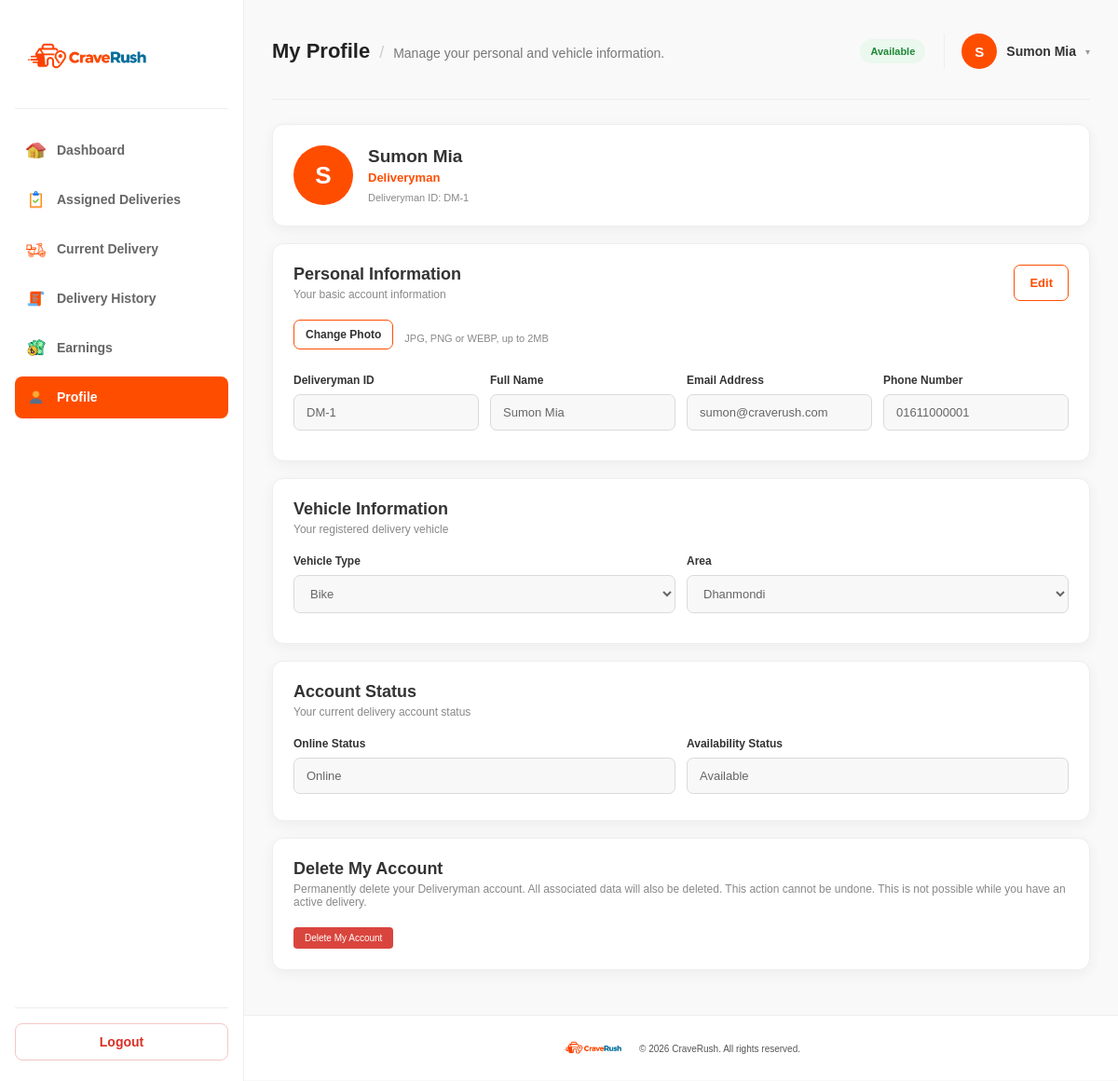
The app's page /views/deliveryman/profile.php (signed in) with its own data.
### tables this page shows
CREATE TABLE Deliveryman (
    Deliveryman_ID       INT PRIMARY KEY AUTO_INCREMENT,
    Name                 VARCHAR(100) NOT NULL,
    Phone_Number         VARCHAR(20)  NOT NULL,
    Email                VARCHAR(150) NOT NULL UNIQUE,
    Password             VARCHAR(255) NOT NULL,    
    Vehicle_Type         VARCHAR(50)  NOT NULL,    
    Area_ID              INT NOT NULL,
    Online_Status        VARCHAR(20)  NOT NULL,    
    Availability_Status  VARCHAR(20)  NOT NULL,    
    Profile_Image_Path   VARCHAR(255) NULL,        

    CONSTRAINT FK_Deliveryman_Area
        FOREIGN KEY (Area_ID)
        REFERENCES Area(Area_ID)
);

CREATE TABLE Area (
    Area_ID   INT PRIMARY KEY AUTO_INCREMENT,
    Area_Name VARCHAR(100) NOT NULL
);

### controllers/deliveryman_controller.php (called while the page is built, shortened)
<?php
require_once __DIR__ . "/../models/deliveryman_model.php";
$deliverymanId = (int) $_SESSION["deliveryman_id"];
$deliveryman = getDeliverymanById($deliverymanId);
$currentPage = basename($_SERVER["PHP_SELF"]);
if ($currentPage == "dashboard.php")
{
    $totalDeliveries = 0;
    $completedDeliveries = 0;
    $activeDeliveries = 0;
    $totalEarnings = 0;
    $stats = getDeliverymanStats($deliverymanId);
    if ($stats)
    {
        $totalDeliveries = $stats["total_deliveries"] ?? 0;
        $completedDeliveries = $stats["completed_deliveries"] ?? 0;
        $activeDeliveries = $stats["active_deliveries"] ?? 0;
        $totalEarnings = $stats["total_earnings"] ?? 0;
    }
    $activeOrder = getActiveOrderSummary($deliverymanId);
}
else if ($currentPage == "history.php")
{
    $deliveryHistory = getDeliveryHistory($deliverymanId);
}
else if ($currentPage == "profile.php")
{
    $areas = getDeliverymanAreas();
}
?>

### models/deliveryman_model.php (called while the page is built, shortened)
<?php
require_once __DIR__ . "/../config/config.php";
function getDeliverymanById($deliverymanId)
{
    global $conn;
    $stmt = mysqli_prepare(
        $conn,
        "SELECT d.Deliveryman_ID AS deliveryman_id,
        d.Name AS name,
        d.Phone_Number AS phone_number,
        d.Email AS email,
        d.Vehicle_Type AS vehicle_type,
        d.Area_ID AS area_id,
        d.Online_Status AS online_status,
        d.Availability_Status AS availability_status,
        d.Profile_Image_Path AS profile_image,
        a.Area_Name AS area_name
        FROM Deliveryman d
        JOIN Area a ON d.Area_ID = a.Area_ID
        WHERE d.Deliveryman_ID = ?"
    );
    mysqli_stmt_bind_param($stmt, "i", $deliverymanId);
    mysqli_stmt_execute($stmt);
    $result = mysqli_stmt_get_result($stmt);
    $deliveryman = mysqli_fetch_assoc($result);
    return $deliveryman;
}
function getDeliverymanAreas()
{
    global $conn;
    $areas = mysqli_query(
        $conn,
        "SELECT Area_ID AS area_id,
        Area_Name AS area_name
        FROM Area
        ORDER BY Area_Name ASC"
    );
    return $areas;
}

### views/deliveryman/profile.php (the view, shortened to what this page needs)
<?php
require_once __DIR__ . "/../../controllers/deliveryman_controller.php";
?>
<!DOCTYPE html>
<html lang="en">
<head>
  <link rel="stylesheet" href="../../assets/css/deliveryman.css?v=6">
</head>
<body>
  <?php require __DIR__ . "/partials/sidebar.php"; ?>
  <main class="main-content">
    <?php
      $pageTitle = "My Profile";
      $pageSubtitle = "Manage your personal and vehicle information.";
      $badgeClass = ($deliveryman["availability_status"] == "Available") ? "green" : "orange";
      $headerExtra = '<span class="status-badge ' . $badgeClass . '">' . htmlspecialchars($deliveryman["availability_status"]) . '</span>';
      require __DIR__ . "/partials/header.php";
    ?>
    <section class="profile-header-card">
      <?php if (!empty($deliveryman["profile_image"])) : ?>
        <div class="profile-avatar">
          <img src="../../<?= htmlspecialchars($deliveryman["profile_image"]) ?>" alt="<?= htmlspecialchars($deliveryman["name"]) ?>">
        </div>
      <?php else : ?>
        <div class="profile-avatar">
          <?= htmlspecialchars(strtoupper(substr($deliveryman["name"], 0, 1))) ?>
        </div>
      <?php endif; ?>
      <div>
        <h2><?= htmlspecialchars($deliveryman["name"]) ?></h2>
        <p>Deliveryman</p>
        <span>Deliveryman ID: DM-<?= (int) $deliveryman["deliveryman_id"] ?></span>
      </div>
    </section>
    <form class="profile-form" id="profileForm" method="post" action="<?= htmlspecialchars($_SERVER["PHP_SELF"]) ?>" enctype="multipart/form-data">
      <section class="content-card">
        <div class="card-heading">
          <div>
            <h2>Personal Information</h2>
            <p>Your basic account information</p>
          </div>
          <button type="button" class="small-btn" id="editProfileBtn">Edit</button>
        </div>
        <div class="field profile-avatar-upload" style="margin-bottom: 18px;">
          <label for="profilePicture">Change Photo</label>
          <span class="file-chosen">JPG, PNG or WEBP, up to 2MB</span>
        </div>
        <div class="form-grid">
          <div class="field">
            <label for="profileId">Deliveryman ID</label>
            <input type="text" id="profileId" value="DM-<?= (int) $deliveryman["deliveryman_id"] ?>" readonly>
          </div>
          <div class="field">
            <label for="profileName">Full Name</label>
            <input type="text" id="profileName" name="name" value="<?= htmlspecialchars($deliveryman["name"]) ?>" readonly>
          </div>
          <div class="field">
            <label for="profileEmail">Email Address</label>
            <input type="email" id="profileEmail" name="email" value="<?= htmlspecialchars($deliveryman["email"]) ?>" readonly>
          </div>
          <div class="field">
            <label for="profilePhone">Phone Number</label>
            <input type="text" id="profilePhone" name="phone_number" value="<?= htmlspecialchars($deliveryman["phone_number"]) ?>" readonly>
          </div>
        </div>
      </section>
      <section class="content-card">
        <div class="card-heading">
          <div>
            <h2>Vehicle Information</h2>
            <p>Your registered delivery vehicle</p>
          </div>
        </div>
        <div class="form-grid">
          <div class="field">
            <label for="vehicleType">Vehicle Type</label>
            <select id="vehicleType" name="vehicle_type" disabled>
                <option value="Bike" <?= ($deliveryman["vehicle_type"] == "Bike") ? "selected" : "" ?>>
                Bike
                </option>
            </select>
           </div>
          <div class="field">
            <label for="deliveryArea">Area</label>
            <select id="deliveryArea" name="area_id" disabled>
              <?php while ($area = mysqli_fetch_assoc($areas)): ?>
              <option value="<?= (int) $area["area_id"] ?>" <?= ($deliveryman["area_id"] == $area["area_id"]) ? "selected" : "" ?>>
                <?= htmlspecialchars($area["area_name"]) ?>
              </option>
              <?php endwhile; ?>
            </select>
          </div>
        </div>
      </section>
      <section class="content-card">
        <div class="card-heading">
          <div>
            <h2>Account Status</h2>
            <p>Your current delivery account status</p>
          </div>
        </div>
        <div class="form-grid">
          <div class="field">
            <label for="profileOnlineStatus">Online Status</label>
            <input type="text" id="profileOnlineStatus" value="<?= htmlspecialchars($deliveryman["online_status"]) ?>" readonly>
          </div>
          <div class="field">
            <label for="profileAvailabilityStatus">Availability Status</label>
            <input type="text" id="profileAvailabilityStatus" value="<?= htmlspecialchars($deliveryman["availability_status"]) ?>" readonly>
          </div>
        </div>
      </section>
    </form>
    <section class="content-card">
      <div class="card-heading">
        <div>
          <h2>Delete My Account</h2>
          <p>Permanently delete your Deliveryman account. All associated data will also be deleted. This action cannot be undone. This is not possible while you have an active delivery.</p>
        </div>
      </div>
      <form method="post" action="<?= htmlspecialchars($_SERVER["PHP_SELF"]) ?>" onsubmit="return confirm('Are you sure you want to permanently delete your account? This action cannot be undone.');">
        <button type="submit" class="btn-danger">Delete My Account</button>
      </form>
    </section>
  </main>
  <?php $footerAssetPath = "../../"; require_once __DIR__ . "/../partials/footer.php"; ?>
</body>
</html>

### views/deliveryman/partials/sidebar.php
<aside class="sidebar" id="sidebar">
  <div class="sidebar-logo">
    <img src="../../assets/images/logo.png" alt="CraveRush">
  </div>
  <nav class="sidebar-menu">
    <a href="dashboard.php" class="menu-item <?= ($currentPage == "dashboard.php") ? "active" : "" ?>">
      <img src="../../assets/images/home.png" alt="Dashboard" class="menu-icon">
      Dashboard
    </a>
    <a href="orders.php" class="menu-item <?= ($currentPage == "orders.php") ? "active" : "" ?>">
      <img src="../../assets/images/assigned.png" alt="Assigned Deliveries" class="menu-icon">
      Assigned Deliveries
    </a>
    <a href="current.php" class="menu-item <?= ($currentPage == "current.php") ? "active" : "" ?>">
      <img src="../../assets/images/currentDelivery.png" alt="Current Delivery" class="menu-icon">
      Current Delivery
    </a>
    <a href="history.php" class="menu-item <?= ($currentPage == "history.php") ? "active" : "" ?>">
      <img src="../../assets/images/history.png" alt="Delivery History" class="menu-icon">
      Delivery History
    </a>
    <a href="earnings.php" class="menu-item <?= ($currentPage == "earnings.php") ? "active" : "" ?>">
      <img src="../../assets/images/earnings.png" alt="Earnings" class="menu-icon">
      Earnings
    </a>
    <a href="profile.php" class="menu-item <?= ($currentPage == "profile.php") ? "active" : "" ?>">
      <img src="../../assets/images/profile.png" alt="Profile" class="menu-icon">
      Profile
    </a>
  </nav>
  <div class="sidebar-bottom">
    <a href="../../controllers/deliveryman_controller.php?action=logout" class="logout-btn">Logout</a>
  </div>
</aside>

### views/deliveryman/partials/header.php (shortened to what this page needs)
<header class="topbar">
  <div class="topbar-title">
    <span class="topbar-title-main"><?= htmlspecialchars($pageTitle) ?></span>
    <?php if (!empty($pageSubtitle)): ?>
      <span class="topbar-title-sep">/</span>
      <span class="topbar-title-sub"><?= $pageSubtitle ?></span>
    <?php endif; ?>
  </div>
  <div class="topbar-actions">
    <?php if (!empty($headerExtra)): ?>
      <?= $headerExtra ?>
    <?php endif; ?>
    <div class="topbar-profile" id="profileToggle">
      <?php if (!empty($deliveryman["profile_image"])) : ?>
        <div class="header-avatar"><img src="../../<?= htmlspecialchars($deliveryman["profile_image"]) ?>" alt="<?= htmlspecialchars($deliveryman["name"] ?? "Deliveryman") ?>"></div>
      <?php else : ?>
        <div class="header-avatar"><?= htmlspecialchars(strtoupper(substr($deliveryman["name"] ?? "D", 0, 1))) ?></div>
      <?php endif; ?>
      <span class="profile-name"><?= htmlspecialchars($deliveryman["name"] ?? "Deliveryman") ?></span>
      <span class="profile-caret">▾</span>
    </div>
  </div>
</header>

### views/partials/footer.php
    <footer class="footer">
        <div class="footer-container">
            <img src="<?= $footerAssetPath ?? "" ?>assets/images/logo.png" alt="CraveRush">
            <p>
                © 2026 CraveRush. All rights reserved.
            </p>
        </div>
    </footer>
</body>
</html>

### records on screen
deliveryman: Availability_Status "Available", Name "S", Name "Sumon Mia", Deliveryman_ID "1", Deliveryman_ID "DM-1", name "Sumon Mia", email "sumon@craverush.com", phone_number "01611000001", vehicle_type "Bike", area_id "Dhanmondi", Online_Status "Online"

### other values on screen
$pageTitle "My Profile"
$pageSubtitle "Manage your personal and vehicle information."
